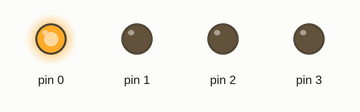
A sketch run on a simulated Arduino Uno, built with avr-gcc and run on an emulated ATmega328P. On the bench: output pins drawn as LEDs (lit = HIGH).

Above: at 0.15 s.
At 0.45 s:
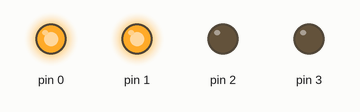
At 1.05 s:
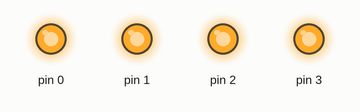
At 2.55 s:
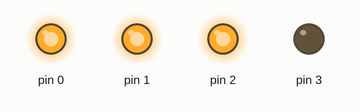
Timing chart, 0 to 3.0 s (numbered marks = the images above):
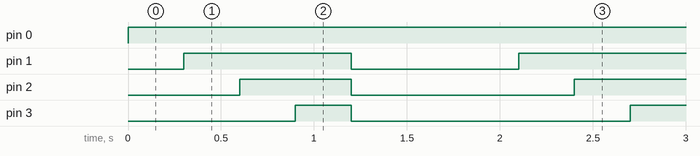

Measured:
- by itself, pin 0: LOW → HIGH at 0.00 s
- by itself, pin 1: alternates HIGH for 0.90 s and LOW for 0.90 s
- by itself, pin 2: alternates HIGH for 0.60 s and LOW for 1.2 s
- by itself, pin 3: alternates HIGH for 0.30 s and LOW for 1.5 s

The sketch:

7LedOn.ino
```cpp
void setup()
{
  for (int i = 0 ; i <4 ; i++)
    pinMode(i,OUTPUT);
}

void loop()
{
  for (int i  = 0 ; i <4; i ++){
  	digitalWrite(i, HIGH);
    delay(300);
  }
  digitalWrite(1,LOW);
  digitalWrite(2,LOW);
  digitalWrite(3,LOW);
  digitalWrite(4,LOW);
  delay(600);
}
```
